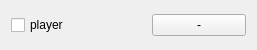
<?xml version="1.0" encoding="UTF-8"?>
<ui version="4.0">
 <class>player_list_item</class>
 <widget class="QWidget" name="player_list_item">
  <property name="geometry">
   <rect>
    <x>0</x>
    <y>0</y>
    <width>257</width>
    <height>50</height>
   </rect>
  </property>
  <property name="windowTitle">
   <string>Form</string>
  </property>
  <layout class="QHBoxLayout" name="horizontalLayout_2">
   <item>
    <layout class="QHBoxLayout" name="horizontalLayout">
     <property name="spacing">
      <number>8</number>
     </property>
     <item>
      <widget class="QCheckBox" name="display_check">
       <property name="text">
        <string>player</string>
       </property>
      </widget>
     </item>
     <item>
      <widget class="QLabel" name="color">
       <property name="minimumSize">
        <size>
         <width>30</width>
         <height>20</height>
        </size>
       </property>
       <property name="maximumSize">
        <size>
         <width>30</width>
         <height>20</height>
        </size>
       </property>
       <property name="text">
        <string/>
       </property>
      </widget>
     </item>
     <item>
      <widget class="QPushButton" name="rm_player">
       <property name="text">
        <string>  -  </string>
       </property>
      </widget>
     </item>
    </layout>
   </item>
  </layout>
 </widget>
 <resources/>
 <connections/>
</ui>
